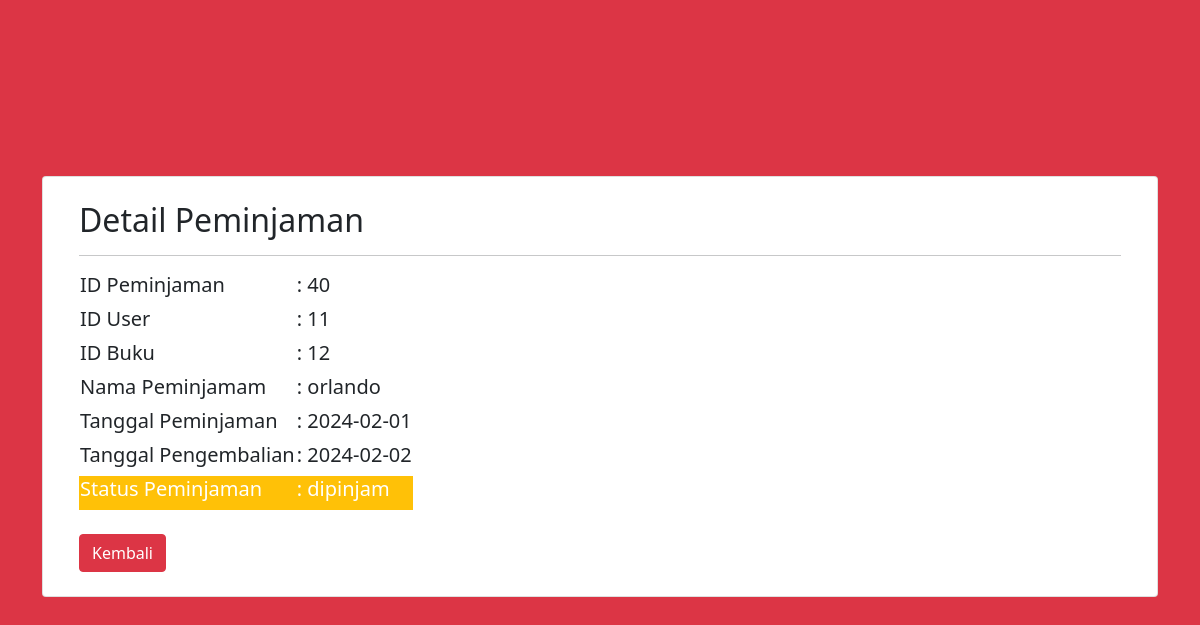
/petugas/data/detail_peminjaman.php?IDpeminjaman=40, run on the app's committed database.
### tables this page shows
CREATE TABLE `peminjaman` (
  `IDpeminjaman` int(11) NOT NULL,
  `IDuser` int(11) NOT NULL,
  `IDbuku` int(11) NOT NULL,
  `nama` varchar(255) NOT NULL,
  `tgl_peminjaman` date NOT NULL,
  `tgl_pengembalian` date NOT NULL,
  `status_peminjaman` enum('proses','dipinjam','dikembalikan') NOT NULL
);

### petugas/data/detail_peminjaman.php (the view, shortened to what this page needs)
<!doctype html>
<html lang="en">
  <head>
 <link rel="stylesheet" href="../../bts/css/bootstrap.min.css">
     <script type="text/javascrpt" src="bts/css"></script>  </head>
  <body class="bg-danger">
    <div class="container" style ="margin-top: 11rem;">
        <div class="card">
            <div class="row m-4">
                <?php
                include '../../koneksi/koneksi.php';
                    if (isset($_GET['IDpeminjaman'])) {
                        $IDpeminjaman = $_GET['IDpeminjaman'];
                    }else{
                        die ("Error, Data Tidak Ditemukan");
                    }
                    $query = mysqli_query($koneksi, "SELECT * FROM peminjaman WHERE IDpeminjaman='$IDpeminjaman' ");
                    $result = mysqli_fetch_array($query);
                ?>
                <div class="col">
                <h2>Detail Peminjaman</h2>
                    <table>
                        <tr>
                            <td><h5>ID Peminjaman </h5></td> <hr>
                            <td><h5> : <?php echo $result['IDpeminjaman']?></h5></td>
                        </tr>
                        <tr>
                            <td><h5>ID User </h5></td>
                            <td><h5> : <?php echo $result['IDuser']?></h5></td>
                        </tr>
                        <tr>
                            <td><h5>ID Buku </h5></td>
                            <td><h5> : <?php echo $result['IDbuku']?></h5></td>
                        </tr>
                        <tr>
                            <td><h5>Nama Peminjamam </h5></td>
                            <td><h5> : <?php echo $result['nama']?></h5></td>
                        </tr>
                        <tr>
                            <td><h5>Tanggal Peminjaman</h5></td>
                            <td><h5> : <?php echo $result['tgl_peminjaman']?></h5></td>
                        </tr>
                        <tr>
                            <td><h5>Tanggal Pengembalian</h5></td>
                            <td><h5> : <?php echo $result['tgl_pengembalian']?></h5></td>
                        </tr>
                        <tr class="bg-warning text-white">
                            <td><h5>Status Peminjaman</h5></td>
                            <td><h5> : <?php echo $result['status_peminjaman']?></h5></td>
                        </tr>
                    </table>
                    <br>
                    <a href="../peminjam.php"class="btn btn-danger">Kembali</a>
                </div>
            </div>
        </div>
    </div>
  </body>
</html>

### data on the page
peminjaman: IDpeminjaman "40", IDuser "11", IDbuku "12", nama "orlando", tgl_peminjaman "2024-02-01", tgl_pengembalian "2024-02-02", status_peminjaman "dipinjam"
